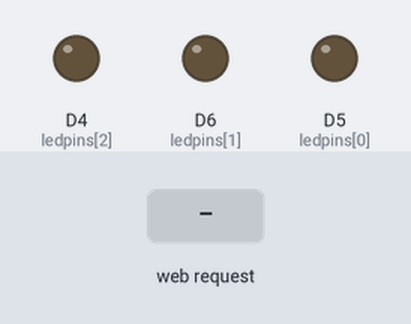
Bench run of a sketch on a simulated ESP8266 (NodeMCU). Parts: output pins drawn as LEDs (lit = HIGH). Inputs (shaded band) come from the test bench. WiFi joins after 1.5 s; servers stay silent unless stated; what the sketch prints to the serial monitor is not drawn.

Above: at 2.7 s.
2.8 s: HTTP request GET /off received
At 3.2 s:
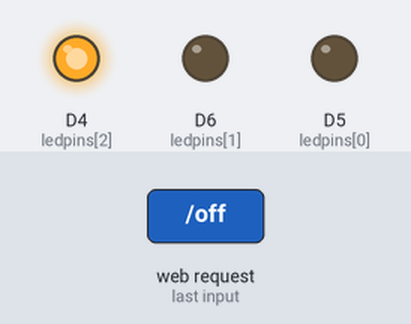
4.3 s: HTTP request GET /on received
At 5.5 s:
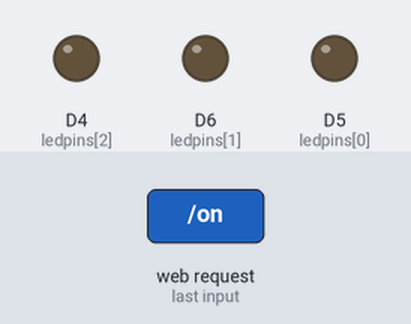
Timing chart, 0 to 7.3 s (numbered marks = the images above; inputs shaded):
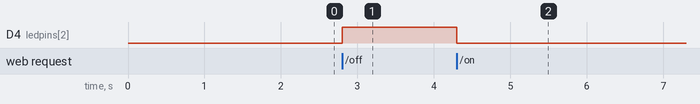

Measured:
- after the input at 2.8 s, D4 (ledpins[2]): LOW → HIGH at once
- after the input at 4.3 s, D4 (ledpins[2]): HIGH → LOW at once

The sketch:

getargs_esp8266.ino
```cpp
#include <ESP8266WiFi.h>
#include <WiFiClient.h>
#include <ESP8266WebServer.h>
#include <ESP8266mDNS.h>

const char* ssid = ".............";
const char* password = ".............";

ESP8266WebServer server(80);

int ledpins[] = {D5, D6, D4};
void handleRoot() {
  server.send(200, "text/plain", "hello from esp8266!");
}

void handleNotFound() {
  String message = "File Not Found\n\n";
  message += "URI: ";
  message += server.uri();
  message += "\nMethod: ";
  message += (server.method() == HTTP_GET) ? "GET" : "POST";
  message += "\nArguments: ";
  message += server.args();
  message += "\n";
  for (uint8_t i = 0; i < server.args(); i++) {
    message += " " + server.argName(i) + ": " + server.arg(i) + "\n";
  }
  server.send(404, "text/plain", message);
}

void getArgs() {
  String message;
  for (uint8_t i = 0; i < server.args(); i++) {
    message += " " + server.argName(i) + ": " + server.arg(i) + "\n";
    analogWrite(ledpins[i],server.arg(i).toInt());
  }
  server.send(200, "text/plain", message);
}


void setup(void) {

  pinMode(D4, OUTPUT);
  pinMode(D5, OUTPUT);
  pinMode(D6, OUTPUT);
  Serial.begin(115200);
  WiFi.mode(WIFI_STA);
  WiFi.begin(ssid, password);
  Serial.println("");

  // Wait for connection
  while (WiFi.status() != WL_CONNECTED) {
    delay(500);
    Serial.print(".");
  }
  Serial.println("");
  Serial.print("Connected to ");
  Serial.println(ssid);
  Serial.print("IP address: ");
  Serial.println(WiFi.localIP());

  if (MDNS.begin("esp8266")) {
    Serial.println("MDNS responder started");
  }

  server.on("/", handleRoot);
  server.on("/rgb", getArgs);

  server.on("/on", []() {
    server.send(200, "text/plain", "LED ON");
    digitalWrite(D4, LOW);
  });

  server.on("/off", []() {
    server.send(200, "text/plain", "LED OFF");
    digitalWrite(D4, HIGH);
  });

  server.onNotFound(handleNotFound);

  server.begin();
  Serial.println("HTTP server started");
}

void loop(void) {
  server.handleClient();
}
```
